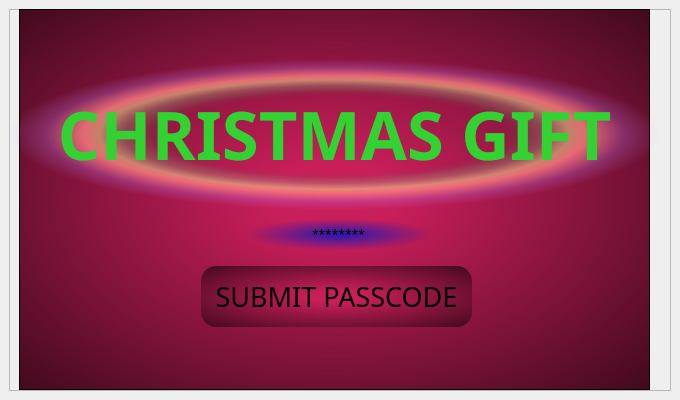
<?xml version="1.0" encoding="UTF-8"?>
<ui version="4.0">
 <class>Window_Menu</class>
 <widget class="QMainWindow" name="Window_Menu">
  <property name="geometry">
   <rect>
    <x>0</x>
    <y>0</y>
    <width>680</width>
    <height>400</height>
   </rect>
  </property>
  <property name="windowTitle">
   <string>MainWindow</string>
  </property>
  <widget class="QWidget" name="centralwidget">
   <layout class="QVBoxLayout" name="verticalLayout">
    <item>
     <widget class="QFrame" name="frame">
      <property name="styleSheet">
       <string notr="true">QFrame {
    color: rgb(220, 220, 220);
	border-radius: 188px;
}

background-color: qradialgradient(spread:pad, cx:0.5, cy:0.5, radius:0.5, fx:0.5, fy:0.5, stop:0 rgba(0, 0, 0, 255), stop:0.19397 rgba(0, 0, 0, 255), stop:0.202312 rgba(122, 97, 0, 255), stop:0.495514 rgba(76, 58, 0, 255), stop:0.504819 rgba(255, 255, 255, 255), stop:0.79 rgba(255, 255, 255, 255), stop:1 rgba(255, 158, 158, 255));</string>
      </property>
      <property name="frameShape">
       <enum>QFrame::StyledPanel</enum>
      </property>
      <property name="frameShadow">
       <enum>QFrame::Raised</enum>
      </property>
      <widget class="QLabel" name="titleLabel">
       <property name="geometry">
        <rect>
         <x>0</x>
         <y>50</y>
         <width>651</width>
         <height>151</height>
        </rect>
       </property>
       <property name="font">
        <font>
         <family>Agency FB</family>
         <pointsize>50</pointsize>
        </font>
       </property>
       <property name="layoutDirection">
        <enum>Qt::LeftToRight</enum>
       </property>
       <property name="styleSheet">
        <string notr="true">background-color: qradialgradient(spread:repeat, cx:0.5, cy:0.5, radius:0.5, fx:0.987562, fy:0.432, stop:0 rgba(0, 0, 0, 255), stop:1 rgba(255, 255, 255, 255));
background-color: qradialgradient(spread:pad, cx:0.5, cy:0.5, radius:0.5, fx:0.5, fy:0.5, stop:0 rgba(0, 0, 0, 0), stop:0.52 rgba(0, 0, 0, 0), stop:0.565 rgba(82, 121, 76, 33), stop:0.65 rgba(159, 235, 148, 64), stop:0.721925 rgba(255, 238, 150, 129), stop:0.77 rgba(255, 128, 128, 204), stop:0.89 rgba(191, 128, 255, 64), stop:1 rgba(0, 0, 0, 0));
color: qlineargradient(spread:pad, x1:0, y1:1, x2:0, y2:0, stop:0 rgba(0, 0, 0, 255), stop:0.05 rgba(14, 8, 73, 255), stop:0.36 rgba(28, 17, 145, 255), stop:0.6 rgba(126, 14, 81, 255), stop:0.75 rgba(234, 11, 11, 255), stop:0.79 rgba(244, 70, 5, 255), stop:0.86 rgba(255, 136, 0, 255), stop:0.935 rgba(239, 236, 55, 255));
color: rgb(30, 216, 50);
color: rgb(50, 210, 50);</string>
       </property>
       <property name="text">
        <string>&lt;html&gt;&lt;head/&gt;&lt;body&gt;&lt;p&gt;&lt;span style=&quot; font-weight:600;&quot;&gt;CHRISTMAS GIFT&lt;/span&gt;&lt;/p&gt;&lt;/body&gt;&lt;/html&gt;</string>
       </property>
       <property name="textFormat">
        <enum>Qt::AutoText</enum>
       </property>
       <property name="scaledContents">
        <bool>false</bool>
       </property>
       <property name="alignment">
        <set>Qt::AlignCenter</set>
       </property>
      </widget>
      <widget class="QFrame" name="frame_2">
       <property name="geometry">
        <rect>
         <x>10</x>
         <y>0</y>
         <width>631</width>
         <height>381</height>
        </rect>
       </property>
       <property name="styleSheet">
        <string notr="true">background-color: rgb(24, 18, 85);
background-color: qradialgradient(spread:pad, cx:0.495, cy:0.5, radius:1, fx:0.5, fy:0.5, stop:0.1 rgba(200, 30, 90, 255), stop:1 rgba(0, 0, 0, 255));
</string>
       </property>
       <property name="frameShape">
        <enum>QFrame::StyledPanel</enum>
       </property>
       <property name="frameShadow">
        <enum>QFrame::Raised</enum>
       </property>
       <widget class="QLineEdit" name="lineEdit">
        <property name="geometry">
         <rect>
          <x>230</x>
          <y>210</y>
          <width>181</width>
          <height>31</height>
         </rect>
        </property>
        <property name="font">
         <font>
          <family>8514oem</family>
         </font>
        </property>
        <property name="styleSheet">
         <string notr="true">background-color: rgb(220,220,220);

border-radius: 15px;
background-color: rgb(89, 40, 158);
background-color: rgb(50, 25, 170);
background-color: qradialgradient(spread:pad, cx:0.5, cy:0.5, radius:0.51, fx:0.5, fy:0.5, stop:0.1 rgba(50, 25, 170, 255), stop:1 rgba(255, 255, 255, 0));</string>
        </property>
        <property name="text">
         <string>********</string>
        </property>
        <property name="alignment">
         <set>Qt::AlignCenter</set>
        </property>
       </widget>
       <widget class="QPushButton" name="pushButton">
        <property name="geometry">
         <rect>
          <x>182</x>
          <y>257</y>
          <width>271</width>
          <height>61</height>
         </rect>
        </property>
        <property name="font">
         <font>
          <family>Agency FB</family>
          <pointsize>20</pointsize>
         </font>
        </property>
        <property name="styleSheet">
         <string notr="true">border-radius: 15px;</string>
        </property>
        <property name="text">
         <string>SUBMIT PASSCODE</string>
        </property>
       </widget>
      </widget>
      <zorder>frame_2</zorder>
      <zorder>titleLabel</zorder>
     </widget>
    </item>
   </layout>
  </widget>
 </widget>
 <resources/>
 <connections/>
</ui>
